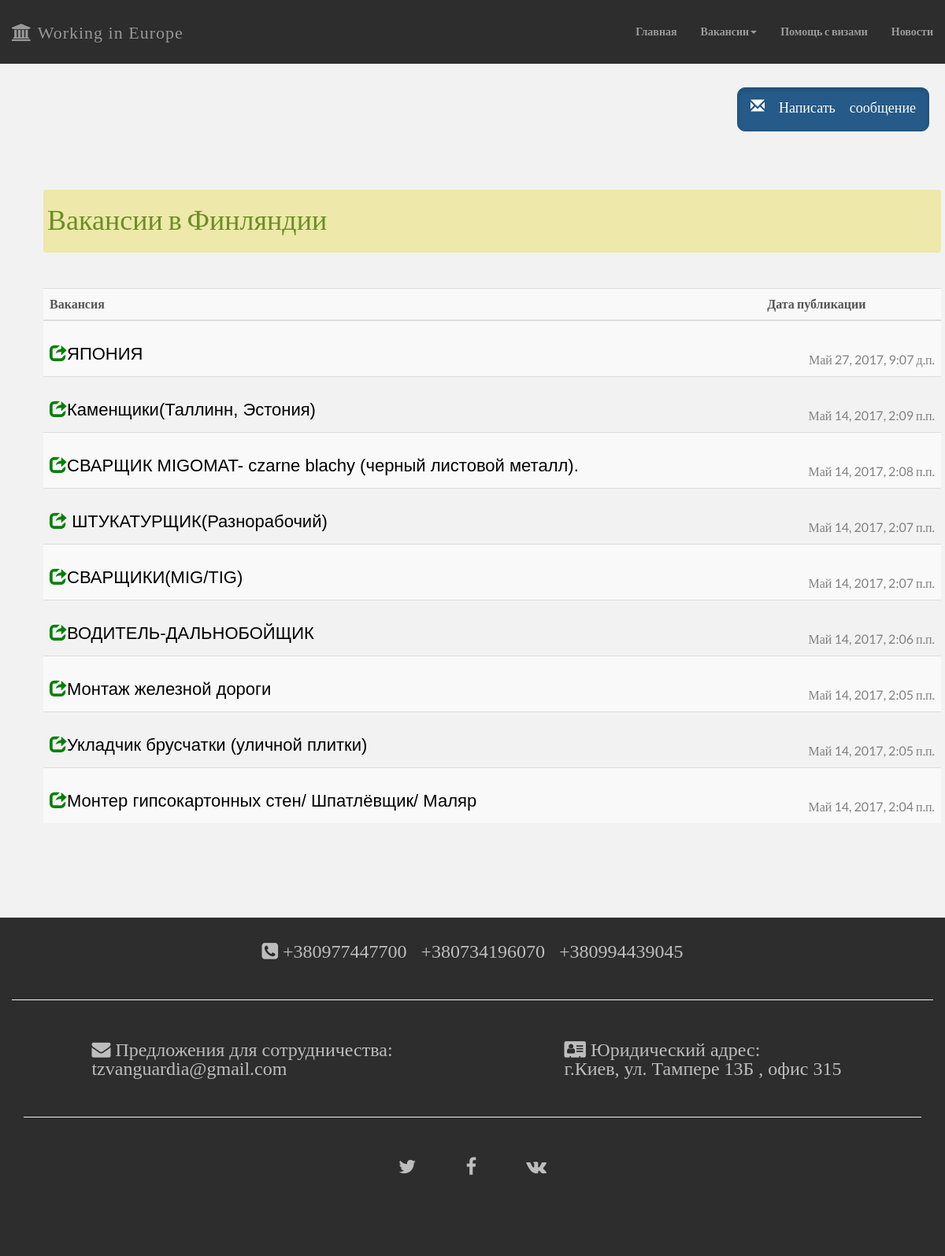
The page /postf_list_finland/ on the database as committed earlier.
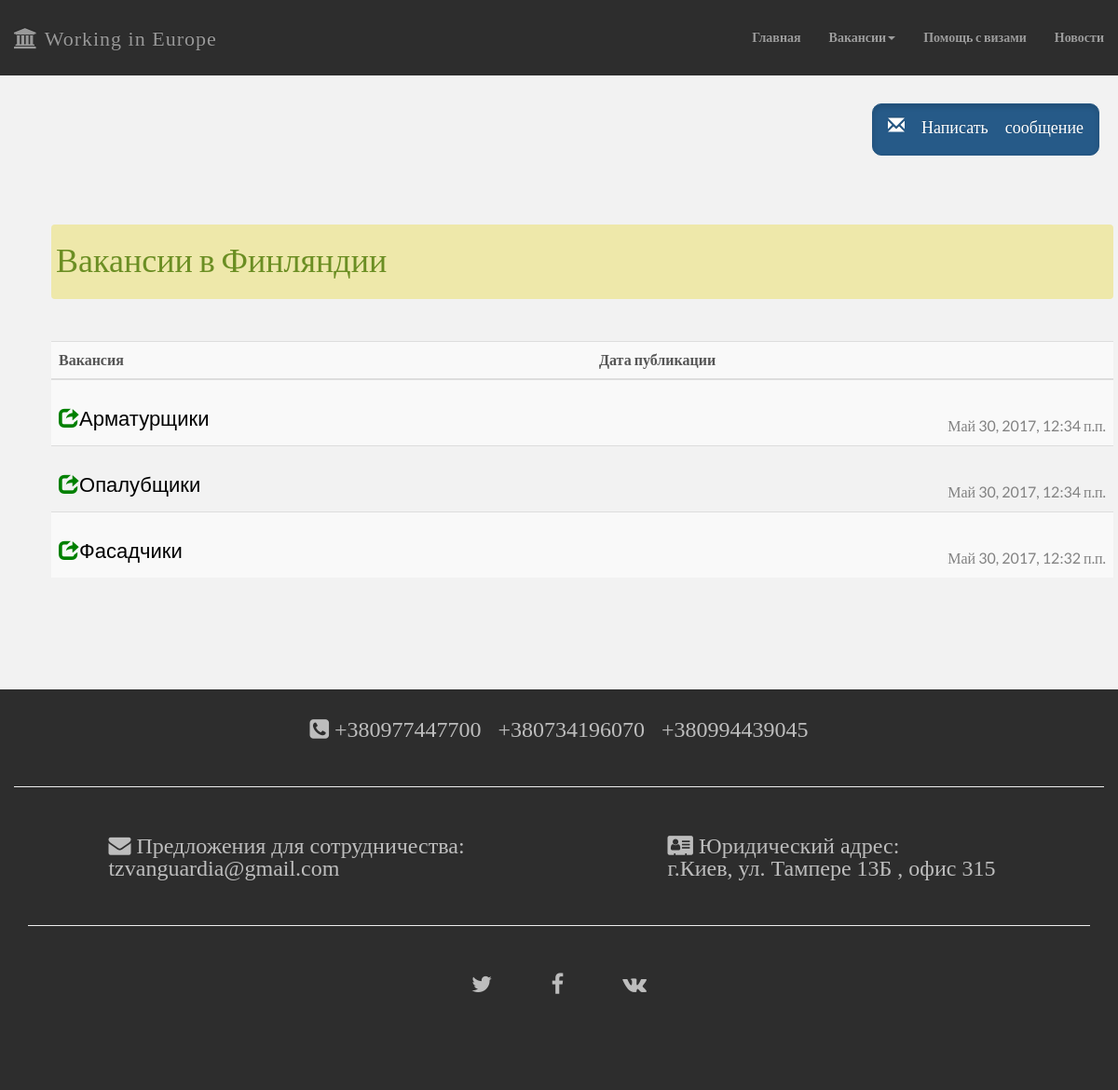
The same page on the database as committed later.
### workeu/models.py (models this page shows, shortened)
class Postf(models.Model): # Посты по Финляндии
    photo = models.ImageField("фотография", upload_to="workeu/media/photos/finland", default="", blank=True)
    author = models.ForeignKey('auth.User')
    title = models.CharField(max_length=200)
    text = models.TextField()
    created_date = models.DateTimeField(
            default=timezone.now)
    published_date = models.DateTimeField(
            blank=True, null=True)

### workeu/views.py (the view)
# urls.py: url(r'^postf_list_finland/$', views.postf_list_finland, name='postf_list_finland'), # ... для вывода страницы постов по Польше
def postf_list_finland(request): # Страница вывода постов по Финляндии
    postsf = Postf.objects.filter(published_date__lte=timezone.now()).order_by('-published_date')
    return render(request, 'workeu/postf_list_finland.html', {'postsf': postsf})

### workeu/templates/workeu/postf_list_finland.html
{% extends 'workeu/base.html' %}
{% block content %}
<div class="content container">
<div class="row">
<div class="col-md-12">
<span class="topik">Вакансии в Финляндии</span>
                <table class="table table-striped  post postList">
<tr>
 <th>Вакансия</th>
 <th>Дата публикации</th>
</tr>
<tbody>
  <div class="post postList">
 {% for post in postsf %}
<tr>
 <td>
     <h1 class="glyphicon glyphicon-share"><a class="block" href="{% url 'postf_detail_finland' pk=post.pk %}">{{ post.title }}</a></h1>
 </td>
<td>
     <div class="date">
		{{ post.published_date }}
	 </div>
</td>
</tr>
 {% endfor %}
</div>
</tbody>
</table>
</div>
</div>
</div>
{% endblock content %}

Rows that differ between the two databases and show on the page:
removed Postf: title "ЯПОНИЯ", published_date "Май 27, 2017, 9:07 д.п."
removed Postf: title "Каменщики(Таллинн, Эстония)", published_date "Май 14, 2017, 2:09 п.п."
removed Postf: title "СВАРЩИК MIGOMAT- czarne blachy (черный листовой металл).", published_date "Май 14, 2017, 2:08 п.п."
removed Postf: title "ШТУКАТУРЩИК(Разнорабочий)", published_date "Май 14, 2017, 2:07 п.п."
removed Postf: title "СВАРЩИКИ(MIG/TIG)", published_date "Май 14, 2017, 2:07 п.п."
removed Postf: title "ВОДИТЕЛЬ-ДАЛЬНОБОЙЩИК", published_date "Май 14, 2017, 2:06 п.п."
removed Postf: title "Монтаж железной дороги", published_date "Май 14, 2017, 2:05 п.п."
removed Postf: title "Укладчик брусчатки (уличной плитки)", published_date "Май 14, 2017, 2:05 п.п."
removed Postf: title "Монтер гипсокартонных стен/ Шпатлёвщик/ Маляр", published_date "Май 14, 2017, 2:04 п.п."
added Postf: title "Арматурщики", published_date "Май 30, 2017, 12:34 п.п."
added Postf: title "Опалубщики", published_date "Май 30, 2017, 12:34 п.п."
added Postf: title "Фасадчики", published_date "Май 30, 2017, 12:32 п.п."
